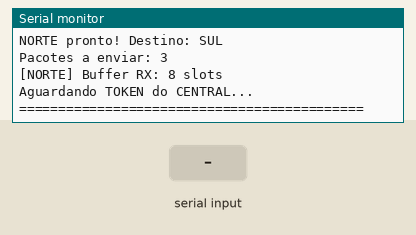
Simulated run of this sketch. Board: Arduino Uno, built with avr-gcc and run on an emulated ATmega328P. Parts: the last lines printed to the serial monitor. The inputs (shaded band) are chosen by the test bench.

Above: at 3.7 s.
3.8 s: "ORIG:\n" received over the second serial link
At 4.6 s:
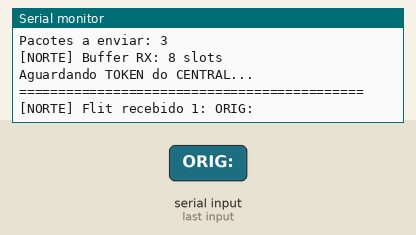
5.3 s: "DEST:\n" received over the second serial link
At 5.7 s:
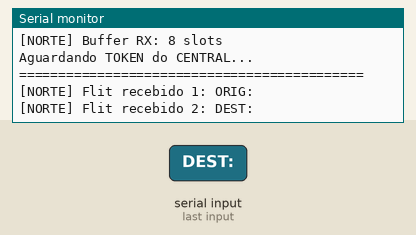
6.8 s: "PAY:\n" received over the second serial link
At 7.8 s:
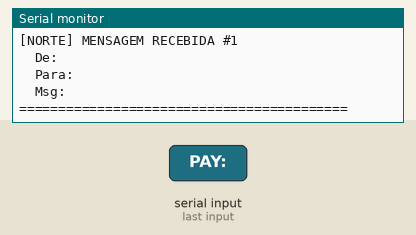
8.4 s: "TOKEN\n" received over the second serial link
At 9.6 s:
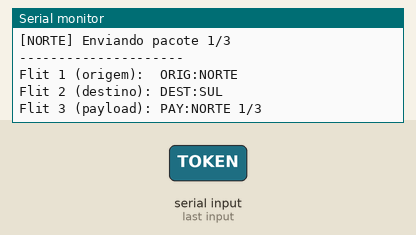
10.0 s: "ACK\n" received over the second serial link
At 11.5 s:
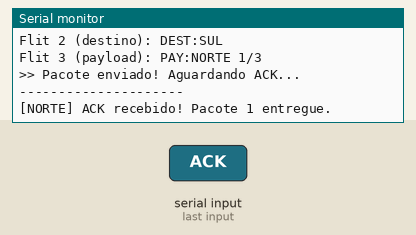

Measured:
- after the input at 3.8 s, the serial monitor: prints a new line at once (image 1)
- after the input at 5.3 s, the serial monitor: prints a new line at once (image 2)
- after the input at 6.8 s, the serial monitor: prints a new line at once (image 3)
- after the input at 8.4 s, the serial monitor: prints a new line at once (image 4)
- after the input at 10.0 s, the serial monitor: prints a new line after 1.0 s (image 5)

The sketch:

uart_norte.ino
```cpp
#include <SoftwareSerial.h>
// ============================================================
// NORTE - ID 1
// ============================================================
// Conexao com o CENTRAL:
//   RX pino 2 <- TX pino 3 do CENTRAL
//   TX pino 3 -> RX pino 2 do CENTRAL
//   GND ligado ao GND do CENTRAL
//
// Funcionamento:
//   - Aguarda TOKEN do CENTRAL
//   - Ao receber TOKEN: envia proximo pacote da fila (ou "NADA")
//   - Aguarda ACK do CENTRAL antes de marcar pacote como entregue
//   - Tambem RECEBE pacotes de outros roteadores encaminhados pelo CENTRAL
//   - Ao receber pacote: exibe e envia ACK para o CENTRAL
// ============================================================

// Pinos RX=2, TX=3 (ligados ao CENTRAL)
SoftwareSerial meuSerial(2, 3);

// --- Configuracoes de timing (devem ser compativeis com o CENTRAL) ---
#define BAUD_RATE   2400   // Velocidade serial
#define DELAY_FLIT   600   // Pausa (ms) entre flits enviados
#define TIMEOUT_ACK 12000  // Timeout (ms) aguardando ACK do CENTRAL

// ============================================================
// AREA DE CONFIGURACAO - EDITE AQUI
// ============================================================
const char MEU_NOME[]    = "NORTE";
const char MEU_DESTINO[] = "SUL"; // Destinos validos: SUL, LESTE, OESTE, CENTRAL

// Mensagens a enviar (uma por TOKEN recebido)
const char* payloads[] = {
  "NORTE 1/3",
  "NORTE 2/3",
  "NORTE 3/3"
};
int totalPacotes = 3; // Deve ser igual ao numero de entradas em payloads[]
// ============================================================

// --- Variaveis para recepcao de pacotes de outros roteadores ---
String flitsRecebidos[3]; // Armazena os 3 flits do pacote recebido
int flitCount = 0;        // Quantos flits do pacote atual ja chegaram
int pacotesRecebidos = 0; // Total de pacotes recebidos de outros roteadores

// --- Buffer circular de recepcao ---
// Armazena mensagens recebidas antes de processar.
// Evita perda de dados enquanto o loop esta ocupado.
#define BUF_RX_TAM 8
String bufRX[BUF_RX_TAM]; // Array circular de mensagens
int bufRX_head  = 0;       // Indice de leitura
int bufRX_tail  = 0;       // Indice de escrita
int bufRX_count = 0;       // Quantidade de mensagens no buffer

// ------------------------------------------------------------
// pushRX: insere uma mensagem no buffer circular.
// Retorna false se o buffer estiver cheio (mensagem descartada).
// ------------------------------------------------------------
bool pushRX(String msg) {
  if (bufRX_count >= BUF_RX_TAM) {
    // Buffer lotado: avisa e descarta
    Serial.print("[");
    Serial.print(MEU_NOME);
    Serial.println("] BUFFER RX CHEIO! Mensagem descartada.");
    return false;
  }
  bufRX[bufRX_tail] = msg;                        // Armazena no slot atual
  bufRX_tail = (bufRX_tail + 1) % BUF_RX_TAM;    // Avanca tail circularmente
  bufRX_count++;
  return true;
}

// ------------------------------------------------------------
// popRX: remove e retorna a proxima mensagem do buffer.
// Retorna "" se o buffer estiver vazio.
// ------------------------------------------------------------
String popRX() {
  if (bufRX_count == 0) return "";                // Buffer vazio
  String msg = bufRX[bufRX_head];                 // Le do slot atual
  bufRX_head = (bufRX_head + 1) % BUF_RX_TAM;    // Avanca head circularmente
  bufRX_count--;
  return msg;
}

// --- Controle de envio ---
int  pacotesEnviados  = 0;     // Quantos pacotes ja foram confirmados com ACK
bool aguardandoACK    = false; // true = enviou pacote, aguardando confirmacao
unsigned long tempoEnvio = 0;  // Momento do ultimo envio (para calculo de timeout)

// ------------------------------------------------------------
// enviarPacote: envia os 3 flits de um pacote para o CENTRAL.
// Formato dos flits:
//   Flit 1: ORIG:<MEU_NOME>
//   Flit 2: DEST:<MEU_DESTINO>
//   Flit 3: PAY:<payload>
// Aguarda DELAY_FLIT ms entre cada flit para o CENTRAL processar.
// ------------------------------------------------------------
void enviarPacote(const char* payload) {
  // Monta os 3 flits em buffers locais
  char flit1[32], flit2[32], flit3[64];
  snprintf(flit1, sizeof(flit1), "ORIG:%s", MEU_NOME);
  snprintf(flit2, sizeof(flit2), "DEST:%s", MEU_DESTINO);
  snprintf(flit3, sizeof(flit3), "PAY:%s",  payload);

  // Exibe no monitor serial sem concatenacao de String
  Serial.print("[");
  Serial.print(MEU_NOME);
  Serial.print("] Enviando pacote ");
  Serial.print(pacotesEnviados + 1);
  Serial.print("/");
  Serial.println(totalPacotes);
  Serial.println("---------------------");
  Serial.print("Flit 1 (origem):  "); Serial.println(flit1);
  Serial.print("Flit 2 (destino): "); Serial.println(flit2);
  Serial.print("Flit 3 (payload): "); Serial.println(flit3);

  // Envia cada flit com pausa entre eles
  meuSerial.println(flit1); delay(DELAY_FLIT);
  meuSerial.println(flit2); delay(DELAY_FLIT);
  meuSerial.println(flit3); delay(DELAY_FLIT);

  Serial.println(">> Pacote enviado! Aguardando ACK...");
  Serial.println("---------------------");

  tempoEnvio    = millis(); // Registra momento do envio para timeout
  aguardandoACK = true;     // Marca que estamos aguardando confirmacao
}

// ------------------------------------------------------------
// processarMensagemRecebida: processa pacote completo recebido
// de outro roteador (via CENTRAL).
// Extrai ORIG, DEST e PAY dos flitsRecebidos[] e exibe cada campo
// separadamente sem concatenacao de String para evitar corrupcao
// de heap no Arduino.
// Ao final envia ACK ao CENTRAL confirmando o recebimento.
// ------------------------------------------------------------
void processarMensagemRecebida() {
  pacotesRecebidos++; // Incrementa contador de pacotes recebidos

  // Variaveis para armazenar os campos extraidos dos flits
  String origem  = "";
  String destino = "";
  String payload = "";

  // Percorre os 3 flits e extrai cada campo pelo prefixo
  for (int i = 0; i < 3; i++) {
    if (flitsRecebidos[i].startsWith("ORIG:"))
      origem  = flitsRecebidos[i].substring(5); // Remove prefixo "ORIG:"
    else if (flitsRecebidos[i].startsWith("DEST:"))
      destino = flitsRecebidos[i].substring(5); // Remove prefixo "DEST:"
    else if (flitsRecebidos[i].startsWith("PAY:"))
      payload = flitsRecebidos[i].substring(4); // Remove prefixo "PAY:"
  }

  // Exibe resultado sem concatenacao de String (evita corrupcao de heap)
  Serial.println("==========================================");
  Serial.print("[");
  Serial.print(MEU_NOME);
  Serial.print("] MENSAGEM RECEBIDA #");
  Serial.println(pacotesRecebidos);
  Serial.print("  De:     "); Serial.println(origem);
  Serial.print("  Para:   "); Serial.println(destino);
  Serial.print("  Msg:    "); Serial.println(payload);
  Serial.println("==========================================");

  // Limpa o array de flits para o proximo pacote
  for (int i = 0; i < 3; i++) flitsRecebidos[i] = "";

  // Envia ACK ao CENTRAL confirmando que recebemos o pacote
  delay(DELAY_FLIT);
  meuSerial.println("ACK");
  Serial.print("[");
  Serial.print(MEU_NOME);
  Serial.println("] ACK enviado para CENTRAL");
}

// ------------------------------------------------------------
// setup: inicializa as portas seriais e aguarda estabilizacao.
// ------------------------------------------------------------
void setup() {
  Serial.begin(2400);         // Serial de debug (monitor serial)
  meuSerial.begin(BAUD_RATE); // Serial de comunicacao com o CENTRAL
  delay(2000);                // Aguarda estabilizacao do hardware

  // Exibe informacoes de inicializacao sem concatenacao
  Serial.println("============================================");
  Serial.print(MEU_NOME);
  Serial.print(" pronto! Destino: ");
  Serial.println(MEU_DESTINO);
  Serial.print("Pacotes a enviar: ");
  Serial.println(totalPacotes);
  Serial.print("[");
  Serial.print(MEU_NOME);
  Serial.print("] Buffer RX: ");
  Serial.print(BUF_RX_TAM);
  Serial.println(" slots");
  Serial.println("Aguardando TOKEN do CENTRAL...");
  Serial.println("============================================");
}

// ------------------------------------------------------------
// loop: ciclo principal de operacao.
//   Passo 1 - Leitura: drena tudo disponivel na serial para o buffer.
//   Passo 2 - Processamento: consome uma mensagem do buffer por iteracao.
//     - Flits (ORIG/DEST/PAY): acumula ate completar 3, entao processa
//     - TOKEN: envia proximo pacote ou NADA
//     - ACK: confirma entrega do ultimo pacote enviado
// ------------------------------------------------------------
void loop() {
  // --- Passo 1: drena a serial para o buffer ---
  while (meuSerial.available() > 0) {
    String msg = meuSerial.readStringUntil('\n'); // Le ate fim de linha
    msg.trim();                                   // Remove \r e espacos
    if (msg.length() > 0) pushRX(msg);           // Empurra no buffer se nao vazio
  }

  // --- Passo 2: consome uma mensagem do buffer ---
  String msg = popRX();
  if (msg == "") {
    // Buffer vazio: verifica se houve timeout esperando ACK
    if (aguardandoACK && millis() - tempoEnvio > TIMEOUT_ACK) {
      Serial.print("[");
      Serial.print(MEU_NOME);
      Serial.println("] Timeout! Pacote sera reenviado no proximo TOKEN.");
      aguardandoACK = false; // Libera para reenvio no proximo TOKEN
    }
    return;
  }

  // --- Trata flits de pacotes recebidos (ORIG:, DEST:, PAY:) ---
  if (msg.startsWith("ORIG:") || msg.startsWith("DEST:") || msg.startsWith("PAY:")) {

    // Se chegou ORIG com flitCount != 0 houve desalinhamento: reseta tudo
    if (msg.startsWith("ORIG:") && flitCount != 0) {
      Serial.print("[");
      Serial.print(MEU_NOME);
      Serial.println("] DESALINHAMENTO! Resetando flitCount.");
      flitCount = 0;
      for (int i = 0; i < 3; i++) flitsRecebidos[i] = "";
    }

    flitsRecebidos[flitCount] = msg; // Armazena flit na posicao correta
    flitCount++;

    // Exibe flit recebido sem concatenacao
    Serial.print("[");
    Serial.print(MEU_NOME);
    Serial.print("] Flit recebido ");
    Serial.print(flitCount);
    Serial.print(": ");
    Serial.println(flitsRecebidos[flitCount - 1]);

    // Quando os 3 flits chegarem processa o pacote completo
    if (flitCount == 3) {
      processarMensagemRecebida();
      flitCount = 0; // Reseta contador para o proximo pacote
      // Descarta bytes residuais que possam ter chegado durante o processamento
      while (meuSerial.available() > 0) meuSerial.read();
    }
    return;
  }

  // --- Trata TOKEN: envia proximo pacote ou sinaliza fim ---
  if (msg == "TOKEN") {
    Serial.print("[");
    Serial.print(MEU_NOME);
    Serial.println("] TOKEN recebido!");

    if (pacotesEnviados >= totalPacotes) {
      // Todos os pacotes ja foram enviados e confirmados
      Serial.print("[");
      Serial.print(MEU_NOME);
      Serial.println("] Nada a enviar. Respondendo NADA.");
      meuSerial.println("NADA"); // Sinaliza ao CENTRAL que terminou
    } else {
      // Ainda ha pacotes na fila: envia o proximo
      enviarPacote(payloads[pacotesEnviados]);
    }
    return;
  }

  // --- Trata ACK: confirma entrega do pacote que enviamos ---
  if (msg == "ACK") {
    if (aguardandoACK) {
      // ACK recebido dentro do tempo: pacote entregue com sucesso
      Serial.print("[");
      Serial.print(MEU_NOME);
      Serial.print("] ACK recebido! Pacote ");
      Serial.print(pacotesEnviados + 1);
      Serial.println(" entregue.");
      pacotesEnviados++;     // Avanca para o proximo pacote da fila
      aguardandoACK = false; // Libera flag de espera

      if (pacotesEnviados >= totalPacotes) {
        // Todos os pacotes foram confirmados
        Serial.print("[");
        Serial.print(MEU_NOME);
        Serial.print("] Todos os ");
        Serial.print(totalPacotes);
        Serial.println(" pacotes enviados com sucesso!");
      }
    }
    return;
  }

  // --- Mensagem nao reconhecida ---
  Serial.print("[");
  Serial.print(MEU_NOME);
  Serial.print("] Mensagem desconhecida: ");
  Serial.println(msg);
}
```
